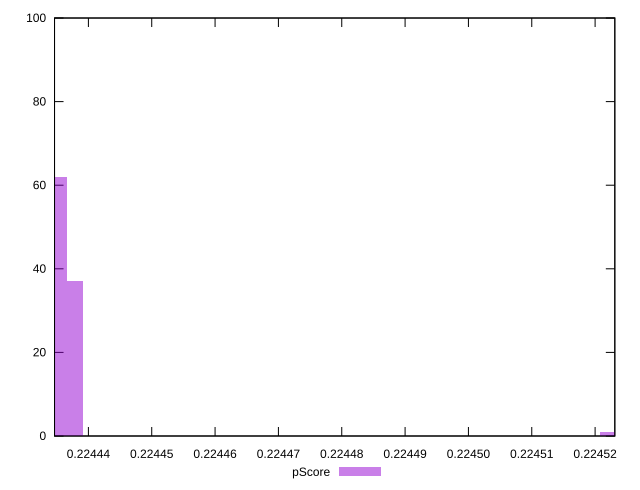

This figure's gnuplot source:
reset

$pScore <<EOF
0.2245220347983758 1
0.22443544609464985 62
0.22443792005761345 37
EOF

set key outside below
set boxwidth 0.000002473962963598032
set xrange [0.22443465293876186:0.22452311359507116]
set yrange [0:100]
set trange [0:100]
set style fill transparent solid 0.5 noborder
set terminal svg size 640, 490 enhanced background rgb 'white'
set output "report_00015_2021-02-09T16-11-33.973Z/uses-long-cache-ttl/samples/pages+cached+noadtech+nomedia+nocss/pScore/histogram.svg"

plot $pScore title "pScore" with boxes

reset
